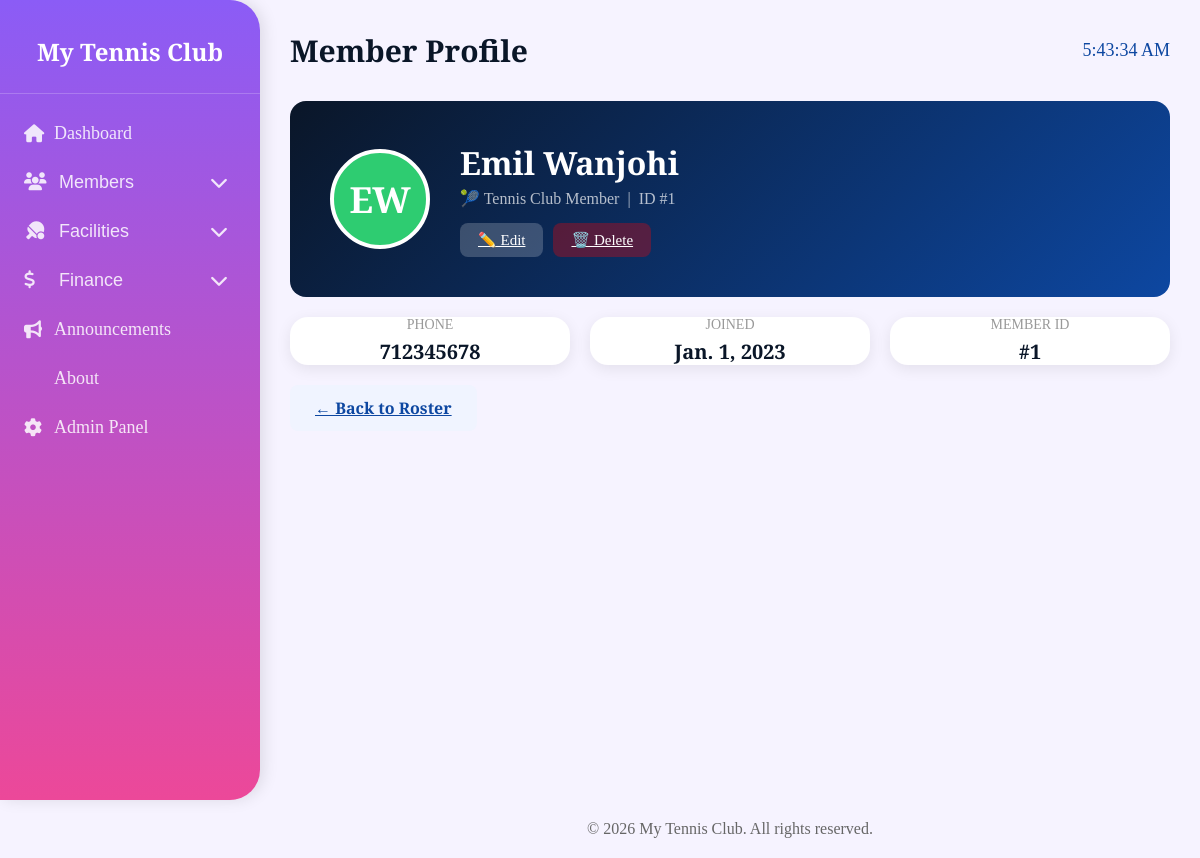
/members/details/1/ (signed in), run on the app's committed database.
### members/models.py (models this page shows)
class Member(models.Model):
    firstname = models.CharField(max_length=255)
    lastname = models.CharField(max_length=255)
    phone = models.IntegerField(null=True)
    joined_date = models.DateField(null=True)

### members/views.py (the view)
# urls.py: path('details/<int:id>/', views.details, name='details'),
@login_required
def details(request, id):
    mymember = Member.objects.get(id=id)
    context = {
        'member': mymember,
    }
    return render(request, 'members/details.html', context)

### members/templates/members/details.html (shortened to what this page needs)
{% extends "members/master.html" %}
{% block page_title %}Member Profile{% endblock %}
{% block content %}
  <div style="background: linear-gradient(135deg, #0a1628, #0d47a1); border-radius: 16px; padding: 40px; margin-bottom: 20px; color: white; display: flex; align-items: center; gap: 30px;">
    <div style="width: 100px; height: 100px; border-radius: 50%; background: #2ecc71; display: flex; align-items: center; justify-content: center; font-size: 36px; font-weight: 600; border: 4px solid white; flex-shrink: 0;">
      {{ member.firstname|slice:":1" }}{{ member.lastname|slice:":1" }}
    </div>
    <div>
      <h2 style="font-size: 32px; color: white; margin-bottom: 5px;">{{ member.firstname }} {{ member.lastname }}</h2>
      <p style="color: rgba(255,255,255,0.7); font-size: 16px;">🎾 Tennis Club Member &nbsp;|&nbsp; ID #{{ member.id }}</p>
      <div style="margin-top: 15px; display: flex; gap: 10px;">
        <a href="{% url 'edit' member.id %}" style="background: rgba(255,255,255,0.2); color: white; padding: 8px 18px; border-radius: 8px; font-size: 15px;">✏️ Edit</a>
        <a href="{% url 'delete' member.id %}" style="background: rgba(255,0,0,0.3); color: white; padding: 8px 18px; border-radius: 8px; font-size: 15px;">🗑️ Delete</a>
      </div>
    </div>
  </div>
  <div style="display: grid; grid-template-columns: repeat(3, 1fr); gap: 20px; margin-bottom: 20px;">
    <div class="content-box" style="text-align: center;">
      <p style="color: #999; font-size: 14px; margin-bottom: 5px;">PHONE</p>
      <p style="font-size: 20px; font-weight: 600; color: #0a1628;">{{ member.phone|default:"N/A" }}</p>
    </div>
    <div class="content-box" style="text-align: center;">
      <p style="color: #999; font-size: 14px; margin-bottom: 5px;">JOINED</p>
      <p style="font-size: 20px; font-weight: 600; color: #0a1628;">{{ member.joined_date|default:"N/A" }}</p>
    </div>
    <div class="content-box" style="text-align: center;">
      <p style="color: #999; font-size: 14px; margin-bottom: 5px;">MEMBER ID</p>
      <p style="font-size: 20px; font-weight: 600; color: #0a1628;">#{{ member.id }}</p>
    </div>
  </div>
  <a href="/members/" style="display: inline-block; background: #f0f4ff; color: #0d47a1; padding: 12px 25px; border-radius: 8px; font-size: 16px; font-weight: 600;">← Back to Roster</a>
{% endblock %}

### members/templates/members/master.html (style rules this page uses)
* { margin: 0; padding: 0; box-sizing: border-box; }
body { font-family: 'Cormorant Garamond', serif; background: #f6f3ff; min-height: 100vh; }
.content-box, .card, .profile-card { background: white; border-radius: 18px; box-shadow: 0 4px 15px rgba(0,0,0,0.08); }

### data on the page
Member: firstname "E", lastname "W", firstname "Emil", lastname "Wanjohi", id "1", phone "712345678", joined_date "Jan. 1, 2023"
